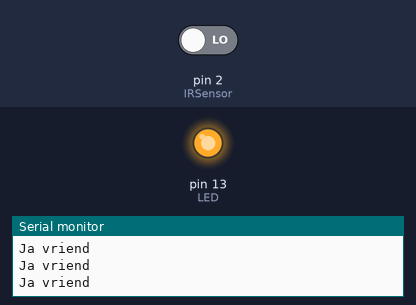
This sketch was run on a simulated Arduino Uno, built with avr-gcc and run on an emulated ATmega328P. Parts: output pins drawn as LEDs (lit = HIGH), the last lines printed to the serial monitor. The test bench sets the inputs (shaded band); at power-on: pin 2 (IRSensor) LOW.

Above: at 1.2 s.
1.3 s: pin 2 (IRSensor) driven HIGH
At 2.5 s:
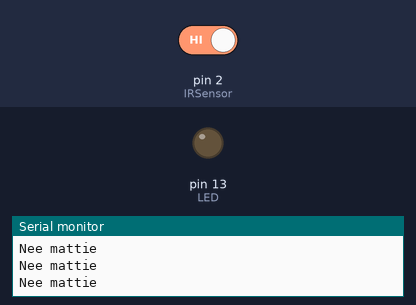
2.8 s: pin 2 (IRSensor) driven LOW
At 3.7 s:
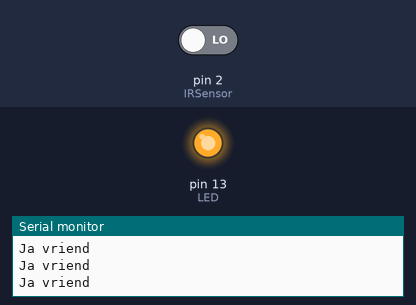
Timing chart, 0 to 5.8 s (numbered marks = the images above; inputs shaded):
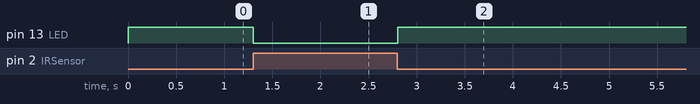

Measured:
- after the input at 1.3 s, pin 13 (LED): HIGH → LOW at once
- after the input at 2.8 s, pin 13 (LED): LOW → HIGH at once

The sketch:

IR.ino
```cpp
int IRSensor = 2; // connect ir sensor to arduino pin 2
int LED = 13; // conect Led to arduino pin 13


void setup()
{

  Serial.begin(9600);

  pinMode (IRSensor, INPUT); // sensor pin INPUT
  pinMode (LED, OUTPUT); // Led pin OUTPUT
}

void loop()
{
  int statusSensor = digitalRead (IRSensor);

  if (statusSensor == 1){
    digitalWrite(LED, LOW); // LED LOW
    Serial.println("Nee mattie");
  }

  else
  {
    digitalWrite(LED, HIGH); // LED High
    Serial.println("Ja vriend");
  }
  delay(100);
}
```
